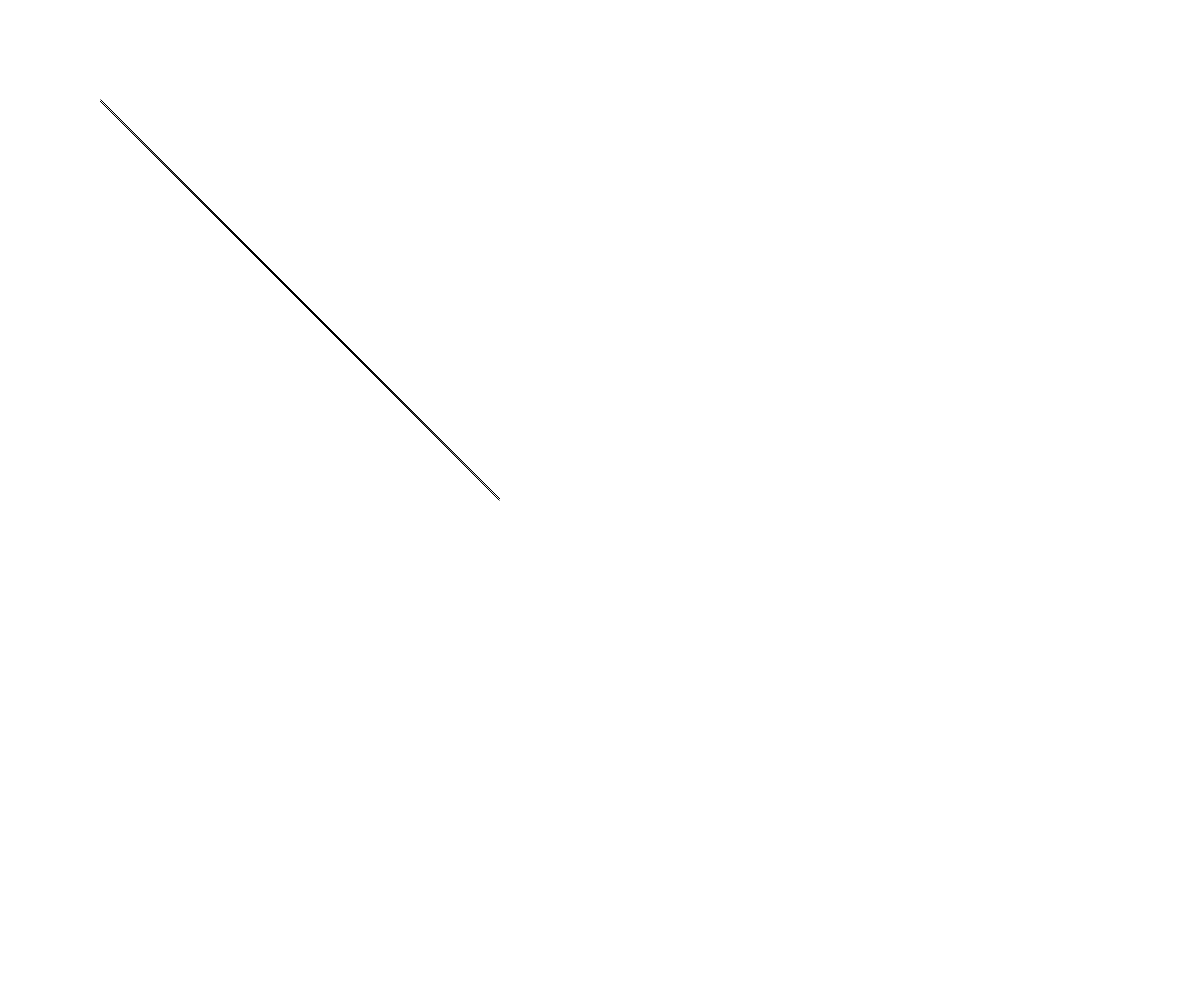
Frame 1 (no input)
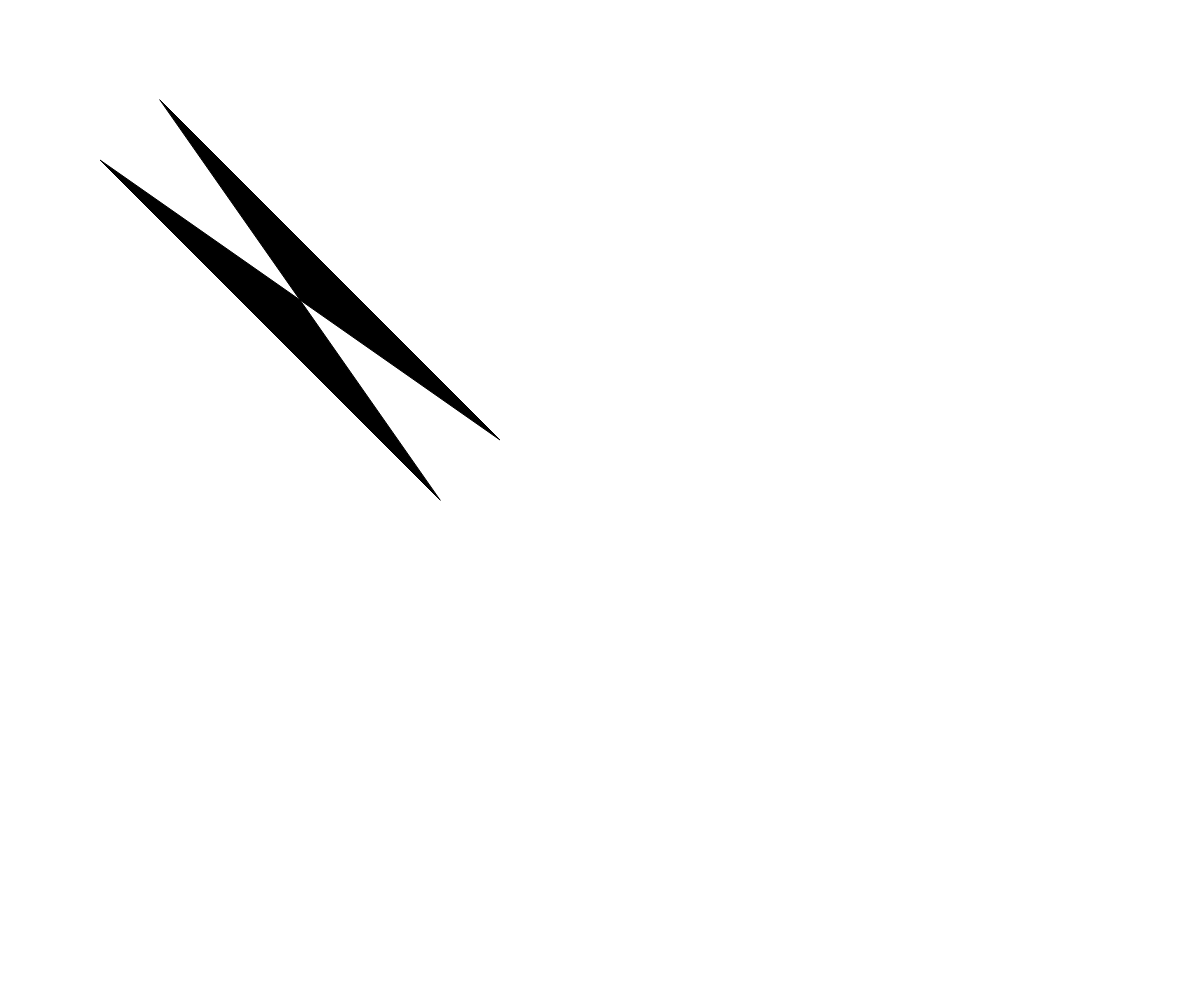
Frame 60 (no input)
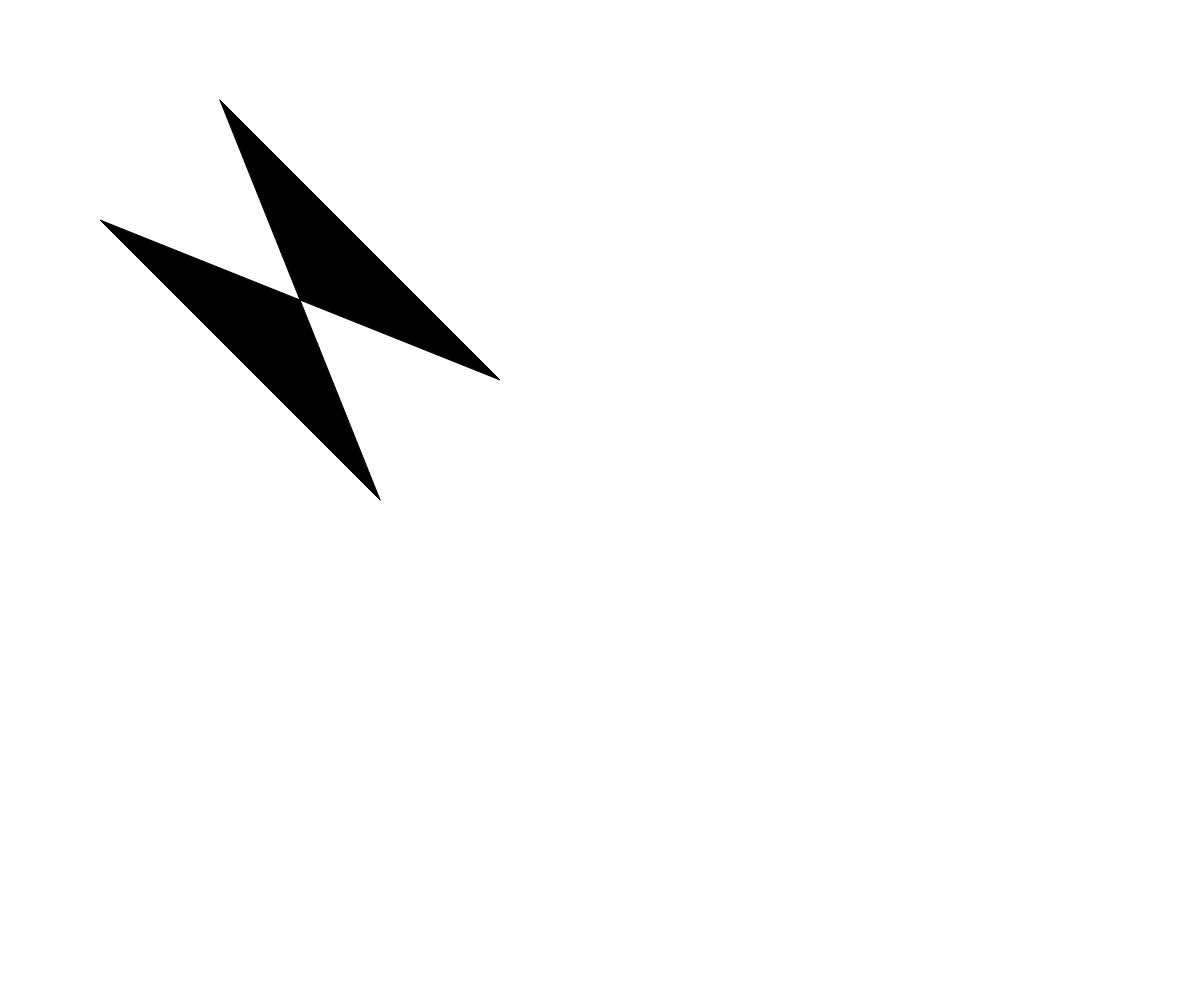
Frame 120 (the mouse pressed at the canvas centre since frame 60)

The p5.js sketch that drew these frames (run headless with seeded random() and noise() and a simulated clock; from frame 60 on, the mouse is pressed at the canvas centre):

// p5.js sketch
// ── sketch.js
var x = 0;
var y = 0;
var myState = 0;

function setup() {
  createCanvas (windowWidth, windowHeight)
  // put setup code here
}

function draw() {
  background(255)
  fill(0);
  x = x + 1;
  y = y + 1;




  switch(myState){
    case 0:
quad( 500 - x, 500, 100, 100 + x, 500, 500 - x, 100 + x, 100);
    break;

    case 1:
quad( 100, 500 - x, 100 + x, 500, 500 - x, 100, 500, 100 + x);
    break;

    case 2:
quad( 100 + x, 100, 500, 500 - x, 100, 100 + x, 500 - x, 500);
    break;

    case 3:
quad( 500, 100 + x, 500 - x, 100, 100 + x, 500, 100, 500 - x,);
    break;
}

if (x > 400) {
  x = 0;
  myState = myState + 1;
}

if (myState > 3) {
  myState = 0
}

}
